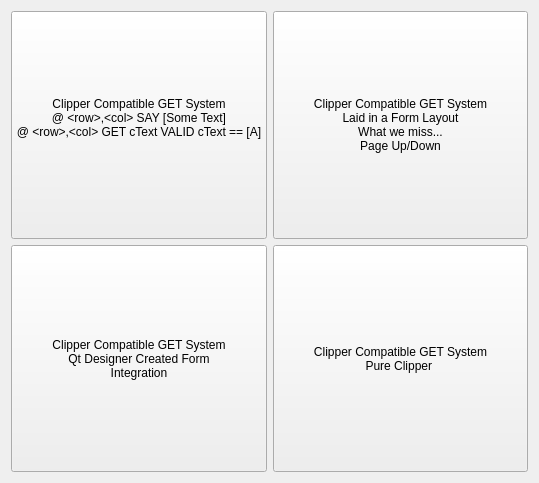
<?xml version="1.0" encoding="UTF-8"?>
<ui version="4.0">
 <class>Form</class>
 <widget class="QWidget" name="Form">
  <property name="geometry">
   <rect>
    <x>0</x>
    <y>0</y>
    <width>539</width>
    <height>483</height>
   </rect>
  </property>
  <property name="windowTitle">
   <string>HbQt Validator </string>
  </property>
  <layout class="QGridLayout" name="gridLayout">
   <item row="0" column="0">
    <widget class="QPushButton" name="btnClipper">
     <property name="sizePolicy">
      <sizepolicy hsizetype="Expanding" vsizetype="Expanding">
       <horstretch>0</horstretch>
       <verstretch>0</verstretch>
      </sizepolicy>
     </property>
     <property name="text">
      <string>Clipper Compatible GET System
@ &lt;row&gt;,&lt;col&gt; SAY [Some Text]
@ &lt;row&gt;,&lt;col&gt; GET cText VALID cText == [A]
</string>
     </property>
    </widget>
   </item>
   <item row="0" column="1">
    <widget class="QPushButton" name="btnOOPLayout">
     <property name="sizePolicy">
      <sizepolicy hsizetype="Expanding" vsizetype="Expanding">
       <horstretch>0</horstretch>
       <verstretch>0</verstretch>
      </sizepolicy>
     </property>
     <property name="text">
      <string>Clipper Compatible GET System
Laid in a Form Layout
What we miss...
Page Up/Down</string>
     </property>
    </widget>
   </item>
   <item row="1" column="0">
    <widget class="QPushButton" name="btnUI">
     <property name="sizePolicy">
      <sizepolicy hsizetype="Expanding" vsizetype="Expanding">
       <horstretch>0</horstretch>
       <verstretch>0</verstretch>
      </sizepolicy>
     </property>
     <property name="text">
      <string>Clipper Compatible GET System
Qt Designer Created Form 
Integration</string>
     </property>
    </widget>
   </item>
   <item row="1" column="1">
    <widget class="QPushButton" name="btnPure">
     <property name="sizePolicy">
      <sizepolicy hsizetype="Expanding" vsizetype="Expanding">
       <horstretch>0</horstretch>
       <verstretch>0</verstretch>
      </sizepolicy>
     </property>
     <property name="text">
      <string>Clipper Compatible GET System
Pure Clipper </string>
     </property>
    </widget>
   </item>
  </layout>
 </widget>
 <resources/>
 <connections/>
</ui>
